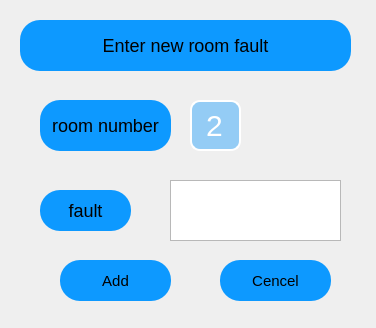
<?xml version="1.0" encoding="UTF-8"?>
<ui version="4.0">
 <class>Dialog</class>
 <widget class="QDialog" name="Dialog">
  <property name="geometry">
   <rect>
    <x>0</x>
    <y>0</y>
    <width>376</width>
    <height>328</height>
   </rect>
  </property>
  <property name="windowTitle">
   <string>Dialog</string>
  </property>
  <widget class="QSpinBox" name="room_number_input">
   <property name="geometry">
    <rect>
     <x>190</x>
     <y>100</y>
     <width>51</width>
     <height>51</height>
    </rect>
   </property>
   <property name="styleSheet">
    <string notr="true">background-color: transparent;
font-size:30px;
background-color:rgba(13, 153, 255,0.4);
color: rgb(255, 255, 255);
border:2px solid  rgb(255, 255, 255);
border-radius:10px;


</string>
   </property>
   <property name="alignment">
    <set>Qt::AlignCenter</set>
   </property>
   <property name="buttonSymbols">
    <enum>QAbstractSpinBox::NoButtons</enum>
   </property>
   <property name="showGroupSeparator" stdset="0">
    <bool>false</bool>
   </property>
   <property name="minimum">
    <number>0</number>
   </property>
   <property name="maximum">
    <number>999999999</number>
   </property>
   <property name="singleStep">
    <number>1</number>
   </property>
   <property name="value">
    <number>2</number>
   </property>
   <property name="displayIntegerBase">
    <number>10</number>
   </property>
  </widget>
  <widget class="QLabel" name="title_label">
   <property name="geometry">
    <rect>
     <x>20</x>
     <y>20</y>
     <width>331</width>
     <height>51</height>
    </rect>
   </property>
   <property name="styleSheet">
    <string notr="true">background-color: rgb(13, 153, 255);
border-radius:20px;
font-size:18px;
</string>
   </property>
   <property name="text">
    <string>Enter new room fault</string>
   </property>
   <property name="alignment">
    <set>Qt::AlignCenter</set>
   </property>
  </widget>
  <widget class="QPushButton" name="cencel_btn">
   <property name="geometry">
    <rect>
     <x>220</x>
     <y>260</y>
     <width>111</width>
     <height>41</height>
    </rect>
   </property>
   <property name="styleSheet">
    <string notr="true">background-color: rgb(13, 153, 255);
border-radius:20px;
font-size:15px;
</string>
   </property>
   <property name="text">
    <string>Cencel</string>
   </property>
  </widget>
  <widget class="QPushButton" name="add_fault_btn">
   <property name="geometry">
    <rect>
     <x>60</x>
     <y>260</y>
     <width>111</width>
     <height>41</height>
    </rect>
   </property>
   <property name="styleSheet">
    <string notr="true">background-color: rgb(13, 153, 255);
border-radius:20px;
font-size:15px;
</string>
   </property>
   <property name="text">
    <string>Add</string>
   </property>
  </widget>
  <widget class="QLabel" name="label">
   <property name="geometry">
    <rect>
     <x>40</x>
     <y>100</y>
     <width>131</width>
     <height>51</height>
    </rect>
   </property>
   <property name="styleSheet">
    <string notr="true">background-color: rgb(13, 153, 255);
border-radius:20px;
font-size:18px;</string>
   </property>
   <property name="text">
    <string>room number</string>
   </property>
   <property name="alignment">
    <set>Qt::AlignCenter</set>
   </property>
  </widget>
  <widget class="QLabel" name="label_2">
   <property name="geometry">
    <rect>
     <x>40</x>
     <y>190</y>
     <width>91</width>
     <height>41</height>
    </rect>
   </property>
   <property name="styleSheet">
    <string notr="true">background-color: rgb(13, 153, 255);
border-radius:20px;
font-size:18px;</string>
   </property>
   <property name="text">
    <string>fault</string>
   </property>
   <property name="alignment">
    <set>Qt::AlignCenter</set>
   </property>
  </widget>
  <widget class="QPlainTextEdit" name="fault_text_edit">
   <property name="geometry">
    <rect>
     <x>170</x>
     <y>180</y>
     <width>171</width>
     <height>61</height>
    </rect>
   </property>
  </widget>
 </widget>
 <resources/>
 <connections/>
</ui>
